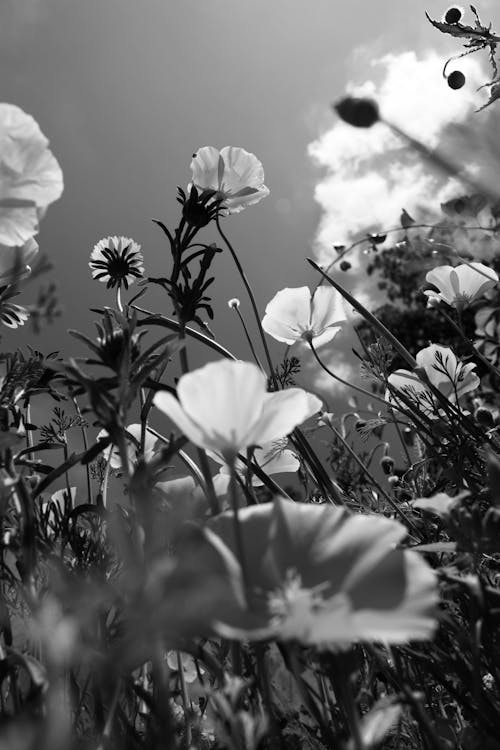
#> input picture mmle/image_deblurring/photos/flower.jpeg, 500 x 750 px
$ jupyter execute --allow-errors setup_B.ipynb
#> lines starting #> are read from the running program, lines starting #| are printed output that depends on the picture
**Disclaimer:** The following code is inspired by https://github.com/paulaoak/proximal-ipla/tree/main/image_deblurring.

*Note: A bug present in the $\mathrm{MYPGD}$ algorithm has been fixed in the below.*

# Imports

[cell 1]
import numpy as np
import scipy.ndimage
import imageio.v3 as imageio
import matplotlib.pyplot as plt
import pickle
import random

import numpy as np
from tqdm import tqdm
from prox_tv import tv1_2d
from skimage.metrics import structural_similarity as ssim
from joblib import Parallel, delayed

import scipy.sparse as sp

from matplotlib.lines import Line2D
from matplotlib.ticker import MaxNLocator

from matplotlib.patches import Circle

## Utility Functions

[cell 2]
### Reproducibility ###

def set_seed(seed: int):
    np.random.seed(seed)
    random.seed(seed)


### Blurring ###

# Note: `generate_blur_matrix` is taken from: https://github.com/paulaoak/proximal-ipla/tree/main/image_deblurring

def generate_blur_matrix(n1, n2, patch_size=10):
    """Generates a blurring matrix H that uniformly averages over a patch_size x patch_size neighborhood."""
    size = n1 * n2
    H = sp.lil_matrix((size, size)) # This is a structure for constructing sparse matrices incrementally.
    pad = patch_size // 2

    for i in range(n1):
        for j in range(n2):
            row_idx = i * n2 + j
            weights = []
            indices = []

            for di in range(-pad, pad + 1):
                for dj in range(-pad, pad + 1):
                    ni, nj = i + di, j + dj
                    if 0 <= ni < n1 and 0 <= nj < n2:
                        col_idx = ni * n2 + nj
                        indices.append(col_idx)
                        weights.append(1)

            weights = np.array(weights) / np.sum(weights)
            H[row_idx, indices] = weights

    return H.tocsr()


### Total Variation Helpers ###

# Note: `discrete_gradient` and `total_variation` is taken from: https://github.com/paulaoak/proximal-ipla/tree/main/image_deblurring

def discrete_gradient(n1, n2):
    """Constructs the discrete gradient operator for total variation."""
    size = n1 * n2
    Dx = sp.lil_matrix((size, size))
    Dy = sp.lil_matrix((size, size))

    for i in range(n1):
        for j in range(n2):
            idx = i * n2 + j
            if i < n1 - 1:
                Dx[idx, idx] = -1
                Dx[idx, idx + n2] = 1
            if j < n2 - 1:
                Dy[idx, idx] = -1
                Dy[idx, idx + 1] = 1

    return Dx.tocsr(), Dy.tocsr()


def total_variation(x, Dx, Dy):
    """
    x shape: (n1, n2, N)
    returns per-particle TV, shape (N,)
    """
    x_flat = x.reshape(-1, x.shape[2])
    grad_x = Dx @ x_flat
    grad_y = Dy @ x_flat
    return np.sum(np.sqrt(grad_x**2 + grad_y**2), axis=0)


def total_variation_particles(w: np.ndarray, Dx, Dy) -> np.ndarray:
    return total_variation(w, Dx, Dy)


# [5 lines left out: function get_ssim_data_range, not called in this run]


### prox_{lambda exp(theta) TV} ###

# def prox_particles(
#     w: np.ndarray,
#     theta: float,
#     lambdaaa: float,
#     method_tv: str = "dr",
# ) -> np.ndarray:
#     """
#     Apply prox_{lambda exp(theta) TV} to each particle image separately.
#     """
#     prox_w = np.empty_like(w)
#     for i in range(w.shape[2]):
#         prox_w[:, :, i] = tv1_2d(
#             w[:, :, i],
#             np.exp(theta) * lambdaaa,
#             method=method_tv,
#         )
#     return prox_w

def prox_particles(
    w: np.ndarray,
    theta: float,
    lambdaaa: float,
    method_tv: str = "dr",
    n_jobs: int = -1,
) -> np.ndarray:
    """
    Apply prox_{lambda exp(theta) TV} to each particle image separately,
    in parallel across particles.
    """
    prox_weight = np.exp(theta) * lambdaaa

    prox_list = Parallel(n_jobs=n_jobs)(
        delayed(tv1_2d)(w[:, :, i], prox_weight, method=method_tv)
        for i in range(w.shape[2])
    )

    return np.stack(prox_list, axis=2)


### Weight Helpers ###

# [4 lines left out: function softmax_log_weights, not called in this run]


def effective_sample_size_from_logw(log_w: np.ndarray) -> float:
    w = softmax_log_weights(log_w)
    return 1.0 / np.sum(w ** 2)


# [15 lines left out: function systematic_resample, not called in this run]


### Reconstruction Metrics ###

def weighted_mean_image(w: np.ndarray, log_w: np.ndarray) -> np.ndarray:
    weights = softmax_log_weights(log_w)
    return np.tensordot(w, weights, axes=([2], [0]))


def mean_image_unweighted(w: np.ndarray) -> np.ndarray:
    return np.mean(w, axis=2)


# [90 lines left out: functions reconstruction_metrics_weighted, reconstruction_metrics_unweighted, not called in this run]

## Utility Functions - Plotting

[cell 3]
### Experiment Results ###

# [48 lines left out: function plot_results, not called in this run]


### Experiment Results (Improved) ###

METHOD_COLORS = {
    "MYPGD": "#003f5c",
    "SOSMC-MYULA": "#bc5090",
}

LABEL_MAP = {
    "MYPGD": "MYPGD",
    "SOSMC-MYULA": "SOSMC-MYULA",
}

LINESTYLE_MAP = {
    "MYPGD": "-",
    "SOSMC-MYULA": "-",
}


# [483 lines left out: functions plot_deblurring_metrics_three_panel, plot_reconstruction_ordered, _add_zoom_inspect, _resolve_per_col, plot_particle_cloud_comparison, not called in this run]

## Problem Setup

[cell 4]
set_seed(42)

# Load the original image
image = imageio.imread('photos/flower.jpeg', mode="L")
#> image is the input picture: shape (750, 500); min 0, max 255, mean 103.4
image = image.astype(np.float64)

# Reshape the image for computational cost reasons
n1, n2 = int(584 / 2), int(300 / 2)
image = scipy.ndimage.zoom(image, (n1 / image.shape[0], n2 / image.shape[1]), order=1)
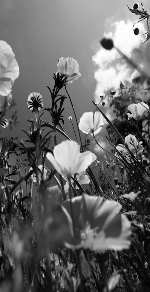
#> image: shape (292, 150) float64; min 0.105, max 255, mean 103.2; drawn with min black and max white

plt.imshow(image, cmap="gray")
plt.axis("off")
plt.tight_layout()
plt.show()

# Generate blurring matrix
H = generate_blur_matrix(n1, n2, patch_size=int(10 / 2))

# Generate observed image (y = Hx + noise)
sigma=0.47

y = H @ image.flatten() + np.random.normal(0, sigma, size=(n1 * n2))
y = y.reshape(n1, n2)
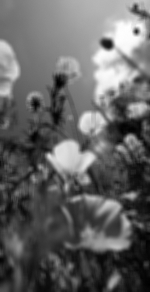
#> y: shape (292, 150) float64; min 5.34, max 255.2, mean 103.3; drawn with min black and max white

plt.imshow(y, cmap="gray")
plt.axis("off")
plt.tight_layout()
plt.show()

# Compute discrete gradient operator
Dx, Dy = discrete_gradient(n1, n2)

N = 20
sigma_init = 10
w_init = np.random.normal(50, sigma_init, size=(n1, n2, N))
method_tv = "dr"  # dr or chambolle-pock

theta_initial = np.random.uniform(-15, 10, size = 1)[0]
theta_initial = np.float64(-15)

print(f"{w_init.shape=}")
print(f"{theta_initial=}")

## Algorithms - MYPGD

[cell 5]
# Note: `mypgd` is inspired from: https://github.com/paulaoak/proximal-ipla/tree/main/image_deblurring.
# Specifically we ensure the prox term is computed correctly!

def mypgd(
    theta,
    w_init,
    H,
    y,
    sigma,
    lambdaaa,
    Dx,
    Dy,
    original,
    K=1000,
    h=0.01,
    method_tv="dr",
):
    """
    (Correct) MYPGD implementation.
    """
#> called with theta = -15, w_init = array of shape (292, 150, 20), sigma = 0.47, lambdaaa = 0.4, K = 3000, h = 0.01, method_tv = 'dr'
    w = w_init.copy()
    Dw = w.shape[0] * w.shape[1]
    N = w.shape[-1]

    theta_values = np.zeros(K)

    mse_values = np.zeros(K)
    nmse_values = np.zeros(K)
    ssim_values = np.zeros(K)

    mse_mean_image_values = np.zeros(K)
    nmse_mean_image_values = np.zeros(K)
    ssim_mean_image_values = np.zeros(K)

    y_flat = y.flatten()[:, None]

    for k in tqdm(range(K), desc="MYPGD"):
        # Parameter update
        theta = theta - h * (np.exp(theta) * np.mean(total_variation(w, Dx, Dy)) / Dw - 1.0)
        theta_values[k] = theta

        # Particle update
        w_flat = w.reshape(-1, N)
        grad_data = (H.T @ (H @ w_flat - y_flat)) / (sigma ** 2)
        grad_data = np.asarray(grad_data).reshape(w.shape)

        prox_term_w = prox_particles(
            w,
            theta,
            lambdaaa,
            method_tv=method_tv,
            n_jobs=-1,
        )

        z = np.random.normal(0.0, 1.0, w.shape)
        w = (
            w * (1.0 - h / lambdaaa)
            - h * grad_data
            + (h / lambdaaa) * prox_term_w
            + np.sqrt(2.0 * h) * z
        )

        # Logging
        metrics = reconstruction_metrics_unweighted(w, original)

        mse_values[k] = metrics["mse"]
        nmse_values[k] = metrics["nmse"]
        ssim_values[k] = metrics["ssim"]

        mse_mean_image_values[k] = metrics["mse_mean_image"]
        nmse_mean_image_values[k] = metrics["nmse_mean_image"]
        ssim_mean_image_values[k] = metrics["ssim_mean_image"]
#> after the loop, mse_mean_image_values = 3000 values from 0 to 0; mse_values = 3000 values from 0 to 0; nmse_mean_image_values = 3000 values from 0 to 0; nmse_values = 3000 values from 0 to 0; ssim_mean_image_values = 3000 values from 0 to 0; ssim_values = 3000 values from 0 to 0; theta = -14.99; theta_values = 3000 values from -14.99 to 0

    final_metrics = reconstruction_metrics_unweighted(w, original)

    return {
        "samples": w,
        "theta": theta_values,

        # Particle-cloud summaries
        "mse": mse_values,
        "nmse": nmse_values,
        "ssim": ssim_values,

        # Mean-image summaries
        "mse_mean_image": mse_mean_image_values,
        "nmse_mean_image": nmse_mean_image_values,
        "ssim_mean_image": ssim_mean_image_values,

        # Final reconstruction
        "x_hat": final_metrics["x_hat"],
    }

## Algorithms - SOSMC-MYULA

[cell 6]
### SOSMC-MYULA Implementation ###

# [331 lines left out: functions data_potential_particles, posterior_potential_particles, myula_mean, log_gaussian_transition_density, myula_move, sosmc_myula, not called in this run]

## Run Experiment

#> (a cell that did not finish here is left out)

## Load Experiment Results

#> (a cell that did not finish here is left out)

## Plotting

#> (a cell that did not finish here is left out)

[cell 10]
### As in Problem Setup ###

set_seed(42)

# Load the original image
image = imageio.imread('photos/flower.jpeg', mode="L")
image = image.astype(np.float64)

# Reshape the image for computational cost reasons
n1, n2 = int(584 / 2), int(300 / 2)
image = scipy.ndimage.zoom(image, (n1 / image.shape[0], n2 / image.shape[1]), order=1)

# Generate blurring matrix
H = generate_blur_matrix(n1, n2, patch_size=int(10 / 2))

$ run again, with mmle/image_deblurring/photos/guitar.jpg copied over mmle/image_deblurring/photos/flower.jpeg
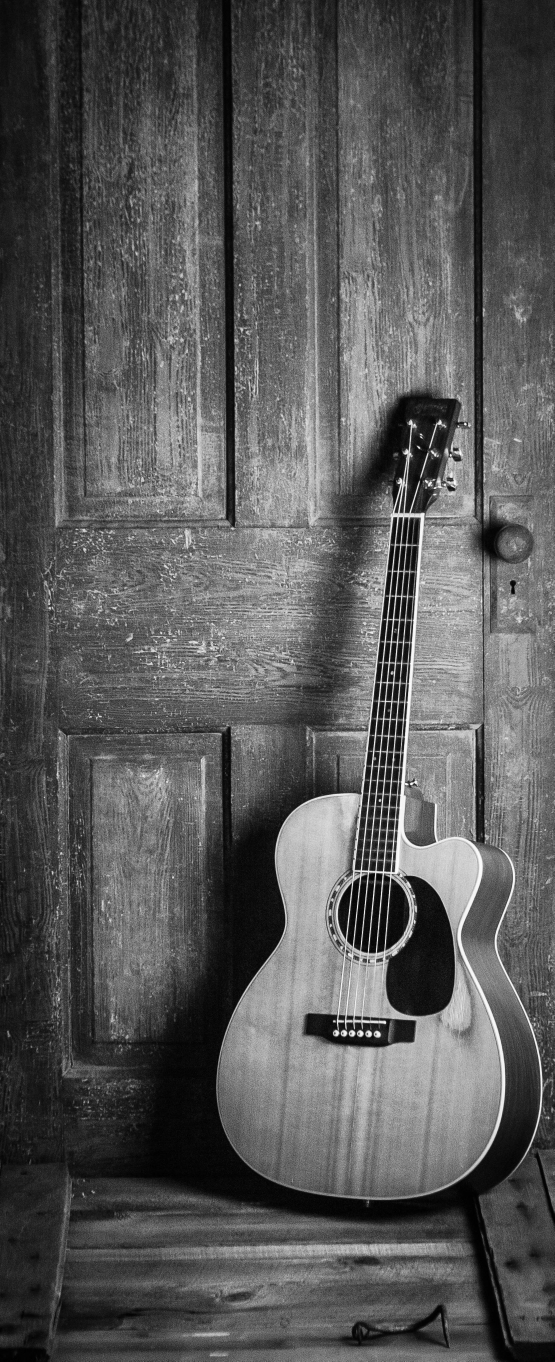
#> input picture mmle/image_deblurring/photos/guitar.jpg, 1663 x 4084 px (shown at 1/3 size)
#> image is the input picture: shape (4084, 1663); min 0, max 255, mean 87.6
#> `image = scipy.ndimage.zoom(image, (n1 / image.shape[0], n2 / image.sha..`:
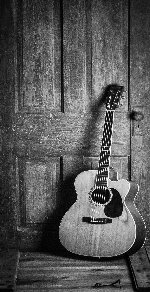
#> image: shape (292, 150) float64; min 0, max 255, mean 87.3
#> `y = y.reshape(n1, n2)`:
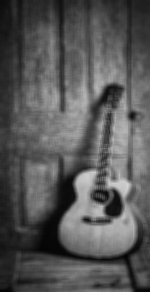
#> y: shape (292, 150) float64; min 0.486, max 213.6, mean 87.3
#> after the loop in mypgd, `for k in tqdm(range(K), desc="MYPGD"):`: mse_mean_image_values = 3000 values from 0 to 0; theta = -14.99; theta_values = 3000 values from -14.99 to 0
